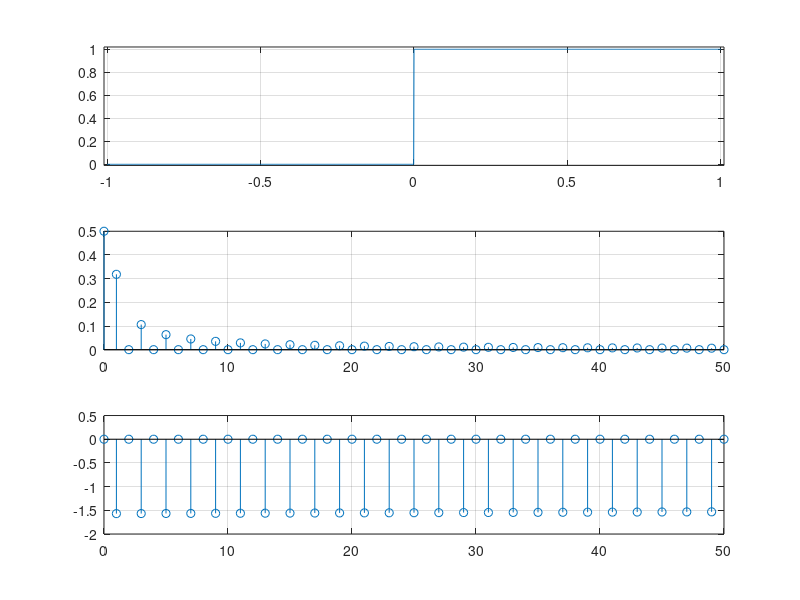

MATLAB code to generate this figure:
function ass3q7b
    %define the time
    t=-1:0.001:1;
    
    %define the expression
    for i=1:length(t)
        if t(i)<0
            y(i)=0;
        else
            y(i)=1;
        end
    end
    
    w=(2*pi)/2;     %Angular frequency
    
    %first fifty coefficient
    for k=1:1:50
        A1(k)=(trapz(t,y.*exp(-1i*w*k*t)))/2;
    end
    
    k=0:1:50;       %indexing
    
    A0=1/2;         %zeroth coefficient
    
    A=[A0,A1];      %joining the fourier series coefficient
    
    subplot(3,1,1);
    plot(t,y);
    axis([-1.01,1.01,-0.01,1.02]);
    grid on;
    
    subplot(3,1,2);
    stem(k,abs(A));
    grid on;
    
    subplot(3,1,3);
    stem(k,angle(A));
    grid on;
    
end